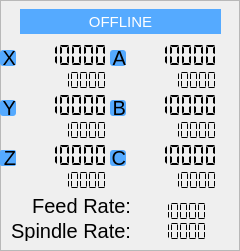
         <widget class="QFrame" name="MainFrame">
          <property name="geometry">
           <rect>
            <x>0</x>
            <y>0</y>
            <width>240</width>
            <height>251</height>
           </rect>
          </property>
          <property name="styleSheet">
           <string notr="true"/>
          </property>
          <property name="frameShape">
           <enum>QFrame::StyledPanel</enum>
          </property>
          <property name="frameShadow">
           <enum>QFrame::Raised</enum>
          </property>
          <widget class="QLCDNumber" name="DRO_Z_WCO">
           <property name="geometry">
            <rect>
             <x>20</x>
             <y>140</y>
             <width>91</width>
             <height>31</height>
            </rect>
           </property>
           <property name="frameShape">
            <enum>QFrame::NoFrame</enum>
           </property>
           <property name="digitCount">
            <number>7</number>
           </property>
           <property name="segmentStyle">
            <enum>QLCDNumber::Flat</enum>
           </property>
           <property name="value" stdset="0">
            <double>10000.000000000000000</double>
           </property>
           <property name="intValue" stdset="0">
            <number>10000</number>
           </property>
          </widget>
          <widget class="QLCDNumber" name="DRO_C_WCO">
           <property name="geometry">
            <rect>
             <x>130</x>
             <y>140</y>
             <width>91</width>
             <height>31</height>
            </rect>
           </property>
           <property name="frameShape">
            <enum>QFrame::NoFrame</enum>
           </property>
           <property name="digitCount">
            <number>7</number>
           </property>
           <property name="segmentStyle">
            <enum>QLCDNumber::Flat</enum>
           </property>
           <property name="value" stdset="0">
            <double>10000.000000000000000</double>
           </property>
           <property name="intValue" stdset="0">
            <number>10000</number>
           </property>
          </widget>
          <widget class="QLabel" name="Y_AXIS">
           <property name="geometry">
            <rect>
             <x>0</x>
             <y>100</y>
             <width>16</width>
             <height>16</height>
            </rect>
           </property>
           <property name="font">
            <font>
             <pointsize>15</pointsize>
            </font>
           </property>
           <property name="styleSheet">
            <string notr="true">QLabel{
	border-radius:3px;
	background-color: rgb(85, 170, 255);
}</string>
           </property>
           <property name="text">
            <string>Y</string>
           </property>
           <property name="alignment">
            <set>Qt::AlignRight|Qt::AlignTrailing|Qt::AlignVCenter</set>
           </property>
          </widget>
          <widget class="QLCDNumber" name="DRO_B_M">
           <property name="geometry">
            <rect>
             <x>150</x>
             <y>120</y>
             <width>71</width>
             <height>21</height>
            </rect>
           </property>
           <property name="frameShape">
            <enum>QFrame::NoFrame</enum>
           </property>
           <property name="digitCount">
            <number>7</number>
           </property>
           <property name="segmentStyle">
            <enum>QLCDNumber::Flat</enum>
           </property>
           <property name="value" stdset="0">
            <double>10000.000000000000000</double>
           </property>
           <property name="intValue" stdset="0">
            <number>10000</number>
           </property>
          </widget>
          <widget class="QLabel" name="A_AXIS">
           <property name="geometry">
            <rect>
             <x>110</x>
             <y>50</y>
             <width>16</width>
             <height>16</height>
            </rect>
           </property>
           <property name="font">
            <font>
             <pointsize>15</pointsize>
            </font>
           </property>
           <property name="styleSheet">
            <string notr="true">QLabel{
	border-radius:3px;
	background-color: rgb(85, 170, 255);
}</string>
           </property>
           <property name="text">
            <string>A</string>
           </property>
           <property name="alignment">
            <set>Qt::AlignRight|Qt::AlignTrailing|Qt::AlignVCenter</set>
           </property>
          </widget>
          <widget class="QLCDNumber" name="DRO_A_WCO">
           <property name="geometry">
            <rect>
             <x>130</x>
             <y>40</y>
             <width>91</width>
             <height>31</height>
            </rect>
           </property>
           <property name="frameShape">
            <enum>QFrame::NoFrame</enum>
           </property>
           <property name="digitCount">
            <number>7</number>
           </property>
           <property name="segmentStyle">
            <enum>QLCDNumber::Flat</enum>
           </property>
           <property name="value" stdset="0">
            <double>10000.000000000000000</double>
           </property>
           <property name="intValue" stdset="0">
            <number>10000</number>
           </property>
          </widget>
          <widget class="QLCDNumber" name="DRO_X_M">
           <property name="geometry">
            <rect>
             <x>40</x>
             <y>70</y>
             <width>71</width>
             <height>21</height>
            </rect>
           </property>
           <property name="frameShape">
            <enum>QFrame::NoFrame</enum>
           </property>
           <property name="digitCount">
            <number>7</number>
           </property>
           <property name="segmentStyle">
            <enum>QLCDNumber::Flat</enum>
           </property>
           <property name="value" stdset="0">
            <double>10000.000000000000000</double>
           </property>
           <property name="intValue" stdset="0">
            <number>10000</number>
           </property>
          </widget>
          <widget class="QLCDNumber" name="DRO_X_WCO">
           <property name="geometry">
            <rect>
             <x>20</x>
             <y>40</y>
             <width>91</width>
             <height>31</height>
            </rect>
           </property>
           <property name="frameShape">
            <enum>QFrame::NoFrame</enum>
           </property>
           <property name="frameShadow">
            <enum>QFrame::Raised</enum>
           </property>
           <property name="digitCount">
            <number>7</number>
           </property>
           <property name="segmentStyle">
            <enum>QLCDNumber::Flat</enum>
           </property>
           <property name="value" stdset="0">
            <double>10000.000000000000000</double>
           </property>
           <property name="intValue" stdset="0">
            <number>10000</number>
           </property>
          </widget>
          <widget class="QLCDNumber" name="DRO_Y_M">
           <property name="geometry">
            <rect>
             <x>40</x>
             <y>120</y>
             <width>71</width>
             <height>21</height>
            </rect>
           </property>
           <property name="frameShape">
            <enum>QFrame::NoFrame</enum>
           </property>
           <property name="digitCount">
            <number>7</number>
           </property>
           <property name="segmentStyle">
            <enum>QLCDNumber::Flat</enum>
           </property>
           <property name="value" stdset="0">
            <double>10000.000000000000000</double>
           </property>
           <property name="intValue" stdset="0">
            <number>10000</number>
           </property>
          </widget>
          <widget class="QLCDNumber" name="DRO_B_WCO">
           <property name="geometry">
            <rect>
             <x>130</x>
             <y>90</y>
             <width>91</width>
             <height>31</height>
            </rect>
           </property>
           <property name="frameShape">
            <enum>QFrame::NoFrame</enum>
           </property>
           <property name="digitCount">
            <number>7</number>
           </property>
           <property name="segmentStyle">
            <enum>QLCDNumber::Flat</enum>
           </property>
           <property name="value" stdset="0">
            <double>10000.000000000000000</double>
           </property>
           <property name="intValue" stdset="0">
            <number>10000</number>
           </property>
          </widget>
          <widget class="QLCDNumber" name="DRO_C_M">
           <property name="geometry">
            <rect>
             <x>150</x>
             <y>170</y>
             <width>71</width>
             <height>21</height>
            </rect>
           </property>
           <property name="frameShape">
            <enum>QFrame::NoFrame</enum>
           </property>
           <property name="digitCount">
            <number>7</number>
           </property>
           <property name="segmentStyle">
            <enum>QLCDNumber::Flat</enum>
           </property>
           <property name="value" stdset="0">
            <double>10000.000000000000000</double>
           </property>
           <property name="intValue" stdset="0">
            <number>10000</number>
           </property>
          </widget>
          <widget class="QLabel" name="Z_AXIS">
           <property name="geometry">
            <rect>
             <x>0</x>
             <y>150</y>
             <width>16</width>
             <height>16</height>
            </rect>
           </property>
           <property name="font">
            <font>
             <pointsize>15</pointsize>
            </font>
           </property>
           <property name="styleSheet">
            <string notr="true">QLabel{
	border-radius:2px;
	background-color: rgb(85, 170, 255);
}</string>
           </property>
           <property name="text">
            <string>Z</string>
           </property>
           <property name="alignment">
            <set>Qt::AlignRight|Qt::AlignTrailing|Qt::AlignVCenter</set>
           </property>
          </widget>
          <widget class="QLabel" name="C_AXIS">
           <property name="geometry">
            <rect>
             <x>110</x>
             <y>150</y>
             <width>16</width>
             <height>16</height>
            </rect>
           </property>
           <property name="font">
            <font>
             <pointsize>15</pointsize>
            </font>
           </property>
           <property name="styleSheet">
            <string notr="true">QLabel{
	border-radius:3px;
	background-color: rgb(85, 170, 255);
}</string>
           </property>
           <property name="text">
            <string>C</string>
           </property>
           <property name="alignment">
            <set>Qt::AlignRight|Qt::AlignTrailing|Qt::AlignVCenter</set>
           </property>
          </widget>
          <widget class="QLabel" name="STATUS">
           <property name="geometry">
            <rect>
             <x>20</x>
             <y>9</y>
             <width>201</width>
             <height>25</height>
            </rect>
           </property>
           <property name="minimumSize">
            <size>
             <width>25</width>
             <height>0</height>
            </size>
           </property>
           <property name="palette">
            <palette>
             <active>
              <colorrole role="WindowText">
               <brush brushstyle="SolidPattern">
                <color alpha="255">
                 <red>255</red>
                 <green>255</green>
                 <blue>255</blue>
                </color>
               </brush>
              </colorrole>
              <colorrole role="Button">
               <brush brushstyle="SolidPattern">
                <color alpha="255">
                 <red>85</red>
                 <green>170</green>
                 <blue>255</blue>
                </color>
               </brush>
              </colorrole>
              <colorrole role="Light">
               <brush brushstyle="SolidPattern">
                <color alpha="255">
                 <red>0</red>
                 <green>0</green>
                 <blue>0</blue>
                </color>
               </brush>
              </colorrole>
              <colorrole role="Midlight">
               <brush brushstyle="SolidPattern">
                <color alpha="255">
                 <red>0</red>
                 <green>0</green>
                 <blue>0</blue>
                </color>
               </brush>
              </colorrole>
              <colorrole role="Dark">
               <brush brushstyle="SolidPattern">
                <color alpha="255">
                 <red>0</red>
                 <green>0</green>
                 <blue>0</blue>
                </color>
               </brush>
              </colorrole>
              <colorrole role="Mid">
               <brush brushstyle="SolidPattern">
                <color alpha="255">
                 <red>0</red>
                 <green>0</green>
                 <blue>0</blue>
                </color>
               </brush>
              </colorrole>
              <colorrole role="Text">
               <brush brushstyle="SolidPattern">
                <color alpha="255">
                 <red>255</red>
                 <green>255</green>
                 <blue>255</blue>
                </color>
               </brush>
              </colorrole>
              <colorrole role="BrightText">
               <brush brushstyle="SolidPattern">
                <color alpha="255">
                 <red>255</red>
                 <green>255</green>
                 <blue>255</blue>
                </color>
               </brush>
              </colorrole>
              <colorrole role="ButtonText">
               <brush brushstyle="SolidPattern">
                <color alpha="255">
                 <red>255</red>
                 <green>255</green>
                 <blue>255</blue>
                </color>
               </brush>
              </colorrole>
              <colorrole role="Base">
               <brush brushstyle="SolidPattern">
                <color alpha="255">
                 <red>85</red>
                 <green>170</green>
                 <blue>255</blue>
                </color>
               </brush>
              </colorrole>
              <colorrole role="Window">
               <brush brushstyle="SolidPattern">
                <color alpha="255">
                 <red>85</red>
                 <green>170</green>
                 <blue>255</blue>
                </color>
               </brush>
              </colorrole>
              <colorrole role="Shadow">
               <brush brushstyle="SolidPattern">
                <color alpha="255">
                 <red>0</red>
                 <green>0</green>
                 <blue>0</blue>
                </color>
               </brush>
              </colorrole>
              <colorrole role="AlternateBase">
               <brush brushstyle="SolidPattern">
                <color alpha="255">
                 <red>0</red>
                 <green>0</green>
                 <blue>0</blue>
                </color>
               </brush>
              </colorrole>
              <colorrole role="ToolTipBase">
               <brush brushstyle="SolidPattern">
                <color alpha="255">
                 <red>255</red>
                 <green>255</green>
                 <blue>220</blue>
                </color>
               </brush>
              </colorrole>
              <colorrole role="ToolTipText">
               <brush brushstyle="SolidPattern">
                <color alpha="255">
                 <red>0</red>
                 <green>0</green>
                 <blue>0</blue>
                </color>
               </brush>
              </colorrole>
              <colorrole role="PlaceholderText">
               <brush brushstyle="SolidPattern">
                <color alpha="128">
                 <red>255</red>
                 <green>255</green>
                 <blue>255</blue>
                </color>
               </brush>
              </colorrole>
             </active>
             <inactive>
              <colorrole role="WindowText">
               <brush brushstyle="SolidPattern">
                <color alpha="255">
                 <red>255</red>
                 <green>255</green>
                 <blue>255</blue>
                </color>
               </brush>
              </colorrole>
              <colorrole role="Button">
               <brush brushstyle="SolidPattern">
                <color alpha="255">
                 <red>85</red>
                 <green>170</green>
                 <blue>255</blue>
                </color>
               </brush>
              </colorrole>
              <colorrole role="Light">
               <brush brushstyle="SolidPattern">
                <color alpha="255">
                 <red>0</red>
                 <green>0</green>
                 <blue>0</blue>
                </color>
               </brush>
              </colorrole>
              <colorrole role="Midlight">
               <brush brushstyle="SolidPattern">
                <color alpha="255">
                 <red>0</red>
                 <green>0</green>
                 <blue>0</blue>
                </color>
               </brush>
              </colorrole>
              <colorrole role="Dark">
               <brush brushstyle="SolidPattern">
                <color alpha="255">
                 <red>0</red>
                 <green>0</green>
                 <blue>0</blue>
                </color>
               </brush>
              </colorrole>
              <colorrole role="Mid">
               <brush brushstyle="SolidPattern">
                <color alpha="255">
                 <red>0</red>
                 <green>0</green>
                 <blue>0</blue>
                </color>
               </brush>
              </colorrole>
              <colorrole role="Text">
               <brush brushstyle="SolidPattern">
                <color alpha="255">
                 <red>255</red>
                 <green>255</green>
                 <blue>255</blue>
                </color>
               </brush>
              </colorrole>
              <colorrole role="BrightText">
               <brush brushstyle="SolidPattern">
                <color alpha="255">
                 <red>255</red>
                 <green>255</green>
                 <blue>255</blue>
                </color>
               </brush>
              </colorrole>
              <colorrole role="ButtonText">
               <brush brushstyle="SolidPattern">
                <color alpha="255">
                 <red>255</red>
                 <green>255</green>
                 <blue>255</blue>
                </color>
               </brush>
              </colorrole>
              <colorrole role="Base">
               <brush brushstyle="SolidPattern">
                <color alpha="255">
                 <red>85</red>
                 <green>170</green>
                 <blue>255</blue>
                </color>
               </brush>
              </colorrole>
              <colorrole role="Window">
               <brush brushstyle="SolidPattern">
                <color alpha="255">
                 <red>85</red>
                 <green>170</green>
                 <blue>255</blue>
                </color>
               </brush>
              </colorrole>
              <colorrole role="Shadow">
               <brush brushstyle="SolidPattern">
                <color alpha="255">
                 <red>0</red>
                 <green>0</green>
                 <blue>0</blue>
                </color>
               </brush>
              </colorrole>
              <colorrole role="AlternateBase">
               <brush brushstyle="SolidPattern">
                <color alpha="255">
                 <red>0</red>
                 <green>0</green>
                 <blue>0</blue>
                </color>
               </brush>
              </colorrole>
              <colorrole role="ToolTipBase">
               <brush brushstyle="SolidPattern">
                <color alpha="255">
                 <red>255</red>
                 <green>255</green>
                 <blue>220</blue>
                </color>
               </brush>
              </colorrole>
              <colorrole role="ToolTipText">
               <brush brushstyle="SolidPattern">
                <color alpha="255">
                 <red>0</red>
                 <green>0</green>
                 <blue>0</blue>
                </color>
               </brush>
              </colorrole>
              <colorrole role="PlaceholderText">
               <brush brushstyle="SolidPattern">
                <color alpha="128">
                 <red>255</red>
                 <green>255</green>
                 <blue>255</blue>
                </color>
               </brush>
              </colorrole>
             </inactive>
             <disabled>
              <colorrole role="WindowText">
               <brush brushstyle="SolidPattern">
                <color alpha="255">
                 <red>0</red>
                 <green>0</green>
                 <blue>0</blue>
                </color>
               </brush>
              </colorrole>
              <colorrole role="Button">
               <brush brushstyle="SolidPattern">
                <color alpha="255">
                 <red>85</red>
                 <green>170</green>
                 <blue>255</blue>
                </color>
               </brush>
              </colorrole>
              <colorrole role="Light">
               <brush brushstyle="SolidPattern">
                <color alpha="255">
                 <red>0</red>
                 <green>0</green>
                 <blue>0</blue>
                </color>
               </brush>
              </colorrole>
              <colorrole role="Midlight">
               <brush brushstyle="SolidPattern">
                <color alpha="255">
                 <red>0</red>
                 <green>0</green>
                 <blue>0</blue>
                </color>
               </brush>
              </colorrole>
              <colorrole role="Dark">
               <brush brushstyle="SolidPattern">
                <color alpha="255">
                 <red>0</red>
                 <green>0</green>
                 <blue>0</blue>
                </color>
               </brush>
              </colorrole>
              <colorrole role="Mid">
               <brush brushstyle="SolidPattern">
                <color alpha="255">
                 <red>0</red>
                 <green>0</green>
                 <blue>0</blue>
                </color>
               </brush>
              </colorrole>
              <colorrole role="Text">
               <brush brushstyle="SolidPattern">
                <color alpha="255">
                 <red>0</red>
                 <green>0</green>
                 <blue>0</blue>
                </color>
               </brush>
              </colorrole>
              <colorrole role="BrightText">
               <brush brushstyle="SolidPattern">
                <color alpha="255">
                 <red>255</red>
                 <green>255</green>
                 <blue>255</blue>
                </color>
               </brush>
              </colorrole>
              <colorrole role="ButtonText">
               <brush brushstyle="SolidPattern">
                <color alpha="255">
                 <red>0</red>
                 <green>0</green>
                 <blue>0</blue>
                </color>
               </brush>
              </colorrole>
              <colorrole role="Base">
               <brush brushstyle="SolidPattern">
                <color alpha="255">
                 <red>85</red>
                 <green>170</green>
                 <blue>255</blue>
                </color>
               </brush>
              </colorrole>
              <colorrole role="Window">
               <brush brushstyle="SolidPattern">
                <color alpha="255">
                 <red>85</red>
                 <green>170</green>
                 <blue>255</blue>
                </color>
               </brush>
              </colorrole>
              <colorrole role="Shadow">
               <brush brushstyle="SolidPattern">
                <color alpha="255">
                 <red>0</red>
                 <green>0</green>
                 <blue>0</blue>
                </color>
               </brush>
              </colorrole>
              <colorrole role="AlternateBase">
               <brush brushstyle="SolidPattern">
                <color alpha="255">
                 <red>0</red>
                 <green>0</green>
                 <blue>0</blue>
                </color>
               </brush>
              </colorrole>
              <colorrole role="ToolTipBase">
               <brush brushstyle="SolidPattern">
                <color alpha="255">
                 <red>255</red>
                 <green>255</green>
                 <blue>220</blue>
                </color>
               </brush>
              </colorrole>
              <colorrole role="ToolTipText">
               <brush brushstyle="SolidPattern">
                <color alpha="255">
                 <red>0</red>
                 <green>0</green>
                 <blue>0</blue>
                </color>
               </brush>
              </colorrole>
              <colorrole role="PlaceholderText">
               <brush brushstyle="SolidPattern">
                <color alpha="128">
                 <red>255</red>
                 <green>255</green>
                 <blue>255</blue>
                </color>
               </brush>
              </colorrole>
             </disabled>
            </palette>
           </property>
           <property name="font">
            <font>
             <pointsize>11</pointsize>
            </font>
           </property>
           <property name="autoFillBackground">
            <bool>false</bool>
           </property>
           <property name="styleSheet">
            <string notr="true">background-color: rgb(85, 170, 255);</string>
           </property>
           <property name="text">
            <string>OFFLINE</string>
           </property>
           <property name="alignment">
            <set>Qt::AlignCenter</set>
           </property>
          </widget>
          <widget class="QLCDNumber" name="DRO_Z_M">
           <property name="geometry">
            <rect>
             <x>40</x>
             <y>170</y>
             <width>71</width>
             <height>21</height>
            </rect>
           </property>
           <property name="frameShape">
            <enum>QFrame::NoFrame</enum>
           </property>
           <property name="digitCount">
            <number>7</number>
           </property>
           <property name="segmentStyle">
            <enum>QLCDNumber::Flat</enum>
           </property>
           <property name="value" stdset="0">
            <double>10000.000000000000000</double>
           </property>
           <property name="intValue" stdset="0">
            <number>10000</number>
           </property>
          </widget>
          <widget class="QLCDNumber" name="DRO_A_M">
           <property name="geometry">
            <rect>
             <x>150</x>
             <y>70</y>
             <width>71</width>
             <height>21</height>
            </rect>
           </property>
           <property name="frameShape">
            <enum>QFrame::NoFrame</enum>
           </property>
           <property name="digitCount">
            <number>7</number>
           </property>
           <property name="segmentStyle">
            <enum>QLCDNumber::Flat</enum>
           </property>
           <property name="value" stdset="0">
            <double>10000.000000000000000</double>
           </property>
           <property name="intValue" stdset="0">
            <number>10000</number>
           </property>
          </widget>
          <widget class="QLCDNumber" name="DRO_Y_WCO">
           <property name="geometry">
            <rect>
             <x>20</x>
             <y>90</y>
             <width>91</width>
             <height>31</height>
            </rect>
           </property>
           <property name="frameShape">
            <enum>QFrame::NoFrame</enum>
           </property>
           <property name="digitCount">
            <number>7</number>
           </property>
           <property name="segmentStyle">
            <enum>QLCDNumber::Flat</enum>
           </property>
           <property name="value" stdset="0">
            <double>10000.000000000000000</double>
           </property>
           <property name="intValue" stdset="0">
            <number>10000</number>
           </property>
          </widget>
          <widget class="QLabel" name="X_AXIS">
           <property name="geometry">
            <rect>
             <x>0</x>
             <y>50</y>
             <width>16</width>
             <height>16</height>
            </rect>
           </property>
           <property name="font">
            <font>
             <pointsize>15</pointsize>
            </font>
           </property>
           <property name="styleSheet">
            <string notr="true">QLabel{
	border-radius:3px;
	background-color: rgb(85, 170, 255);
}</string>
           </property>
           <property name="text">
            <string>X</string>
           </property>
           <property name="alignment">
            <set>Qt::AlignRight|Qt::AlignTrailing|Qt::AlignVCenter</set>
           </property>
          </widget>
          <widget class="QLabel" name="B_AXIS">
           <property name="geometry">
            <rect>
             <x>110</x>
             <y>100</y>
             <width>16</width>
             <height>16</height>
            </rect>
           </property>
           <property name="font">
            <font>
             <pointsize>15</pointsize>
            </font>
           </property>
           <property name="styleSheet">
            <string notr="true">QLabel{
	border-radius:3px;
	background-color: rgb(85, 170, 255);
}</string>
           </property>
           <property name="text">
            <string>B</string>
           </property>
           <property name="alignment">
            <set>Qt::AlignRight|Qt::AlignTrailing|Qt::AlignVCenter</set>
           </property>
          </widget>
          <widget class="QLabel" name="FeedRateLB">
           <property name="geometry">
            <rect>
             <x>10</x>
             <y>195</y>
             <width>121</width>
             <height>21</height>
            </rect>
           </property>
           <property name="font">
            <font>
             <pointsize>15</pointsize>
            </font>
           </property>
           <property name="styleSheet">
            <string notr="true">QLabel{
	border-radius:2px;
	#background-color: rgb(85, 170, 255);
}</string>
           </property>
           <property name="text">
            <string>Feed Rate:</string>
           </property>
           <property name="alignment">
            <set>Qt::AlignRight|Qt::AlignTrailing|Qt::AlignVCenter</set>
           </property>
          </widget>
          <widget class="QLCDNumber" name="FEEDRATE">
           <property name="geometry">
            <rect>
             <x>140</x>
             <y>200</y>
             <width>71</width>
             <height>22</height>
            </rect>
           </property>
           <property name="layoutDirection">
            <enum>Qt::LeftToRight</enum>
           </property>
           <property name="frameShape">
            <enum>QFrame::NoFrame</enum>
           </property>
           <property name="frameShadow">
            <enum>QFrame::Raised</enum>
           </property>
           <property name="digitCount">
            <number>7</number>
           </property>
           <property name="segmentStyle">
            <enum>QLCDNumber::Flat</enum>
           </property>
           <property name="value" stdset="0">
            <double>10000.000000000000000</double>
           </property>
           <property name="intValue" stdset="0">
            <number>10000</number>
           </property>
          </widget>
          <widget class="QLCDNumber" name="SPINDLE">
           <property name="geometry">
            <rect>
             <x>140</x>
             <y>220</y>
             <width>71</width>
             <height>22</height>
            </rect>
           </property>
           <property name="layoutDirection">
            <enum>Qt::LeftToRight</enum>
           </property>
           <property name="frameShape">
            <enum>QFrame::NoFrame</enum>
           </property>
           <property name="frameShadow">
            <enum>QFrame::Raised</enum>
           </property>
           <property name="digitCount">
            <number>7</number>
           </property>
           <property name="segmentStyle">
            <enum>QLCDNumber::Flat</enum>
           </property>
           <property name="value" stdset="0">
            <double>10000.000000000000000</double>
           </property>
           <property name="intValue" stdset="0">
            <number>10000</number>
           </property>
          </widget>
          <widget class="QLabel" name="SpindleRateLB">
           <property name="geometry">
            <rect>
             <x>10</x>
             <y>220</y>
             <width>121</width>
             <height>21</height>
            </rect>
           </property>
           <property name="font">
            <font>
             <pointsize>15</pointsize>
            </font>
           </property>
           <property name="styleSheet">
            <string notr="true">QLabel{
	border-radius:2px;
	#background-color: rgb(85, 170, 255);
}</string>
           </property>
           <property name="text">
            <string>Spindle Rate:</string>
           </property>
           <property name="alignment">
            <set>Qt::AlignRight|Qt::AlignTrailing|Qt::AlignVCenter</set>
           </property>
          </widget>
         </widget>
